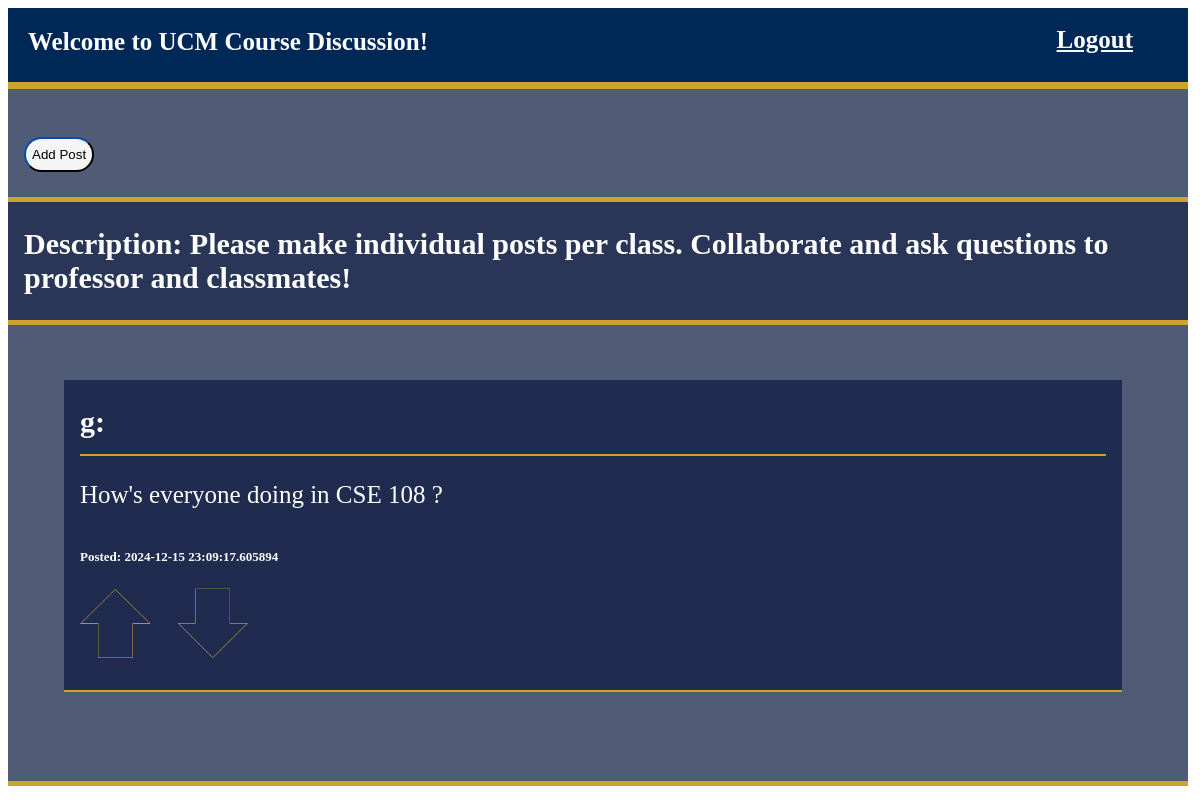
Screenshot of /topic/2 with the database file from the repository.
### app.py (models this page shows)
class Topics(db.Model):
    topic_id = db.Column(db.Integer, primary_key=True)
    topic_title = db.Column(db.String(700), nullable = False)
    topic_desc = db.Column(db.String(10000), nullable = True)
    posts = db.relationship('Posts', backref='topic', lazy=True)

class Posts(db.Model):
    post_id = db.Column(db.Integer, primary_key=True)
    post_comment = db.Column(db.String(10000), nullable = False)
    post_time_date = db.Column(db.DateTime, nullable = False)
    user_id = db.Column(db.Integer, db.ForeignKey('user.id'), nullable = False)
    post_upvotes = db.Column(db.Integer, default = 0)
    post_downvotes = db.Column(db.Integer, default = 0)
    topic_id = db.Column(db.Integer, db.ForeignKey('topics.topic_id'), nullable = False)
    comments = db.relationship('Comments', backref='post', lazy=True)

### app.py (the view)
@app.route('/topic/<int:topic_id>')
def topic_posts(topic_id):
    topic = Topics.query.get(topic_id)
    posts = Posts.query.filter_by(topic_id=topic_id).all()
    for post in posts:
        post.username = User.query.get(post.user_id).username
    return render_template('topic_posts.html', topic=topic, posts=posts)

### templates/topic_posts.html (shortened to what this page needs)
<!doctype html>
<html>
    <head>
        <link rel="stylesheet" href="/static/styles.css" />
    </head>
    <body style="background-color: white">
        <div class="navBar">
            <span class="welcome">Welcome to {{ topic.topic_title }}!<br></span>
            <nav>
                <a class="logout" href="{{ url_for('logout') }}">Logout</a>
            </nav>
        </div>
        <div class="posts_list">
            <a href="{{ url_for('add_post', topic_id=topic.topic_id) }}">
                <button>Add Post</button>
            </a>
        </div>
        <div>
            <div class="topic_desc">
                <span class="desc">Description: {{ topic.topic_desc }}</span>
            </div>
            <div class="posts_list">
                <ul>
                    {% for post in posts %}
                    <li class="post">
                        <a href="/post/{{ post.post_id }}">
                            {{ post.username }}:<hr>
                            <p>{{ post.post_comment }}</p>
                            <small>Posted: {{ post.post_time_date }}</small>
                        </a>
                        <br>
                        <img src="../static/upvote_inactive.png" class="upvote_downvote" id="upvote">
                        <img src="../static/downvote_inactive.png" class="upvote_downvote" id="downvote">
                    </li>
                    <br>
                    {% else %}
                    <li>
                        No posts have been made on this topic yet!
                    </li>
                    {% endfor %}
                </ul>
            </div>
        </div>
    </body>
</html>

### static/styles.css (style rules this page uses)
html { height: 100%; width: 100%; }
body { height: 100%; width: 100%; background-color: #002856; align-items: center; font-family: Calibri; font-weight: 600; }
hr { border: 1px solid #caa52b; }
button { height: 35px; border-radius: 22px; border-color: #002856; background-color: whitesmoke; margin-top: 2%; }
.navBar { display: flex; position: relative; justify-content: space-between; padding: 10px 20px; background-color: #002856; border-bottom: 7px solid #caa52b; overflow: hidden; margin-right: 20px; }
.welcome { font-size: 25px; font-weight: bold; color: white; margin-top: 10px; }
.navBar a.logout { color: white; font-size: 25px; padding: 8px 15px; border: #caa52b; background-color: transparent; transition: 0.3s; margin-bottom: 10px; }
.logout, .logout:visited { color: white; font-size: 20px; float: right; margin-right: 20px; }
.topic_desc { position: relative; padding: 25px 16px; border-bottom: 5px solid #caa52b; background-color: #152347e8; color: white; font-size: 30px; margin-right: 20px; }
.posts_list { position: relative; padding: 25px 16px; border-bottom: 5px solid #caa52b; background-color: #152347be; color: white; font-size: 30px; margin-right: 20px; }
.posts_list ul { list-style-type: none; }
.post { background-color: #152347d2; border-bottom: 2px solid #caa52b; color: white; padding: 25px 16px; margin-right: 50px; }
.post p { font-size: 25px; font-weight: 100; }
.post small { font-size: 13px; }
.post a { text-decoration: none; color:white; }
.upvote_downvote { height: 70px; width: 70px; margin-top: 20px; margin-right: 20px; transition: 0.5s; }

### rows the page displays
Topics: topic_title "UCM Course Discussion", topic_desc "Please make individual posts per class. Collaborate and ask questions to professor and classmates!"
Posts: username "g", post_comment "How's everyone doing in CSE 108 ?", post_time_date "2024-12-15 23:09:17.605894"
